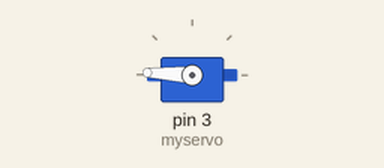
Recording of a sketch running on a simulated Arduino Uno, built with avr-gcc and run on an emulated ATmega328P. On the bench: servo.

Above: at 0.05 s.
At 0.95 s:
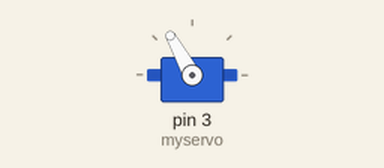
At 1.7 s:
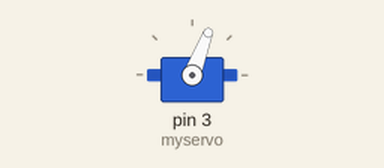
At 3.4 s:
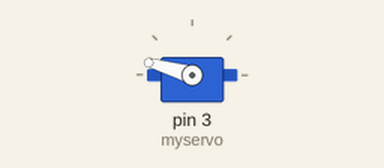
Timing chart, 0 to 8.4 s (numbered marks = the images above):
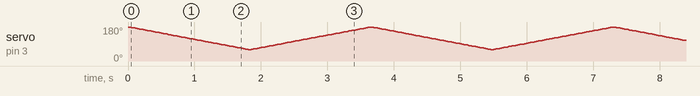

The sketch:

Middle.ino
```cpp
#include <Servo.h>

Servo myservo;

int pos = 0;

void setup() {
  myservo.attach(3);
}

void loop() {
  for (pos = 180; pos >= 60; pos -= 1) { // goes from 180 degrees to 0 degrees
    myservo.write(pos);              // tell servo to go to position in variable 'pos'
    delay(15);                       // waits 15 ms for the servo to reach the position
  }

  for (pos = 60; pos <= 180; pos += 1) { // goes from 0 degrees to 180 degrees
    // in steps of 1 degree
    myservo.write(pos);              // tell servo to go to position in variable 'pos'
    delay(15);                       // waits 15 ms for the servo to reach the position
  }
}
```
